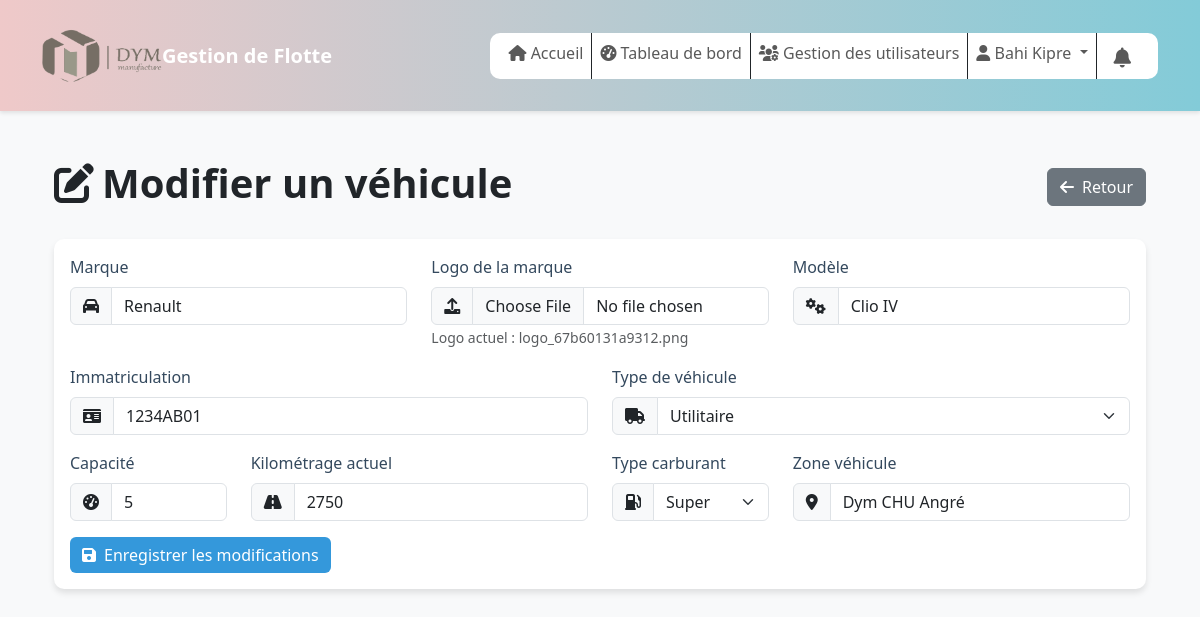
The page /modifier_vehicule.php?id=8 (signed in) on the database its author committed.
### tables this page shows
CREATE TABLE `vehicules` (
  `id_vehicule` bigint(20) UNSIGNED NOT NULL,
  `id_zone` bigint(20) UNSIGNED NOT NULL,
  `immatriculation` varchar(20) NOT NULL,
  `marque` varchar(50) NOT NULL,
  `modele` varchar(50) NOT NULL,
  `logo_marque_vehicule` varchar(255) NOT NULL,
  `annee_mise_en_service` int(11) DEFAULT NULL,
  `type_vehicule` enum('utilitaire','berline','camion','bus') NOT NULL,
  `capacite_passagers` int(11) NOT NULL,
  `capacite_charge_kg` decimal(10,2) DEFAULT NULL,
  `type_carburant` enum('Super','Gasoil') NOT NULL,
  `kilometrage_actuel` int(11) DEFAULT 0,
  `statut` enum('disponible','en_course','maintenance','hors_service') DEFAULT 'disponible',
  `date_acquisition` date DEFAULT NULL,
  `prix_acquisition` decimal(15,2) DEFAULT NULL,
  `note` text DEFAULT NULL,
  `created_at` timestamp NOT NULL DEFAULT current_timestamp(),
  `updated_at` timestamp NOT NULL DEFAULT current_timestamp()
);

CREATE TABLE `zone_vehicules` (
  `id` bigint(20) UNSIGNED NOT NULL,
  `nom_zone` varchar(255) NOT NULL,
  `description` text DEFAULT NULL,
  `created_at` timestamp NOT NULL DEFAULT current_timestamp(),
  `updated_at` timestamp NOT NULL DEFAULT current_timestamp()
);

### request/vehicules/modifier_vehicule.php (called while the page is built, shortened)
<?php
include_once("database" . DIRECTORY_SEPARATOR . "config.php");
$id_vehicule = $_GET['id'];
$query = "SELECT v.*, z.*
              FROM vehicules v
              LEFT JOIN zone_vehicules z ON v.id_zone = z.id
              WHERE v.id_vehicule = :id_vehicule";
$stmt = $pdo->prepare($query);
$stmt->execute([':id_vehicule' => $id_vehicule]);
$vehicule = $stmt->fetch(PDO::FETCH_ASSOC);
?>

### modifier_vehicule.php (the view, shortened to what this page needs)
<?php
include_once("request" . DIRECTORY_SEPARATOR . "vehicules" . DIRECTORY_SEPARATOR . "modifier_vehicule.php");
?>
<?php include_once("includes" . DIRECTORY_SEPARATOR . "header.php") ?>
<div class="container mt-4">
    <div class="row mb-4">
        <div class="col-12 d-flex justify-content-between align-items-center">
            <h1>
                <i class="fas fa-edit me-2"></i>Modifier un véhicule
            </h1>
            <a href="gestion_vehicules.php" class="btn btn-secondary">
                <i class="fas fa-arrow-left me-2"></i>Retour
            </a>
        </div>
    </div>
    <div class="card p-3">
        <form id="editVehicleForm" action="modifier_vehicule.php?id=<?= $id_vehicule ?>" method="POST"
            enctype="multipart/form-data">
            <div class="row">
                <div class="col-md-4">
                    <div class="mb-3">
                        <label for="marque" class="form-label">Marque</label>
                        <div class="input-group">
                            <span class="input-group-text">
                                <i class="fas fa-car"></i>
                            </span>
                            <input type="text" class="form-control" id="marque" name="marque"
                                value="<?= htmlspecialchars($vehicule['marque']) ?>" required>
                        </div>
                    </div>
                </div>
                <div class="col-md-4">
                    <div class="mb-3">
                        <label class="form-label">Logo de la marque</label>
                        <div class="input-group">
                            <span class="input-group-text">
                                <i class="fas fa-upload"></i>
                            </span>
                            <input type="file" name="logo_marque_vehicule" class="form-control" accept="image/*">
                        </div>
                        <?php if ($vehicule['logo_marque_vehicule']): ?>
                            <small class="text-muted">Logo actuel :
                                <?= htmlspecialchars($vehicule['logo_marque_vehicule']) ?></small>
                        <?php endif; ?>
                    </div>
                </div>
                <div class="col-md-4">
                    <div class="mb-3">
                        <label for="modele" class="form-label">Modèle</label>
                        <div class="input-group">
                            <span class="input-group-text">
                                <i class="fas fa-cogs"></i>
                            </span>
                            <input type="text" class="form-control" id="modele" name="modele"
                                value="<?= htmlspecialchars($vehicule['modele']) ?>" required>
                        </div>
                    </div>
                </div>
                <div class="col-md-6">
                    <div class="mb-3">
                        <label for="immatriculation" class="form-label">Immatriculation</label>
                        <div class="input-group">
                            <span class="input-group-text">
                                <i class="fas fa-id-card"></i>
                            </span>
                            <input type="text" class="form-control" id="immatriculation" name="immatriculation"
                                value="<?= htmlspecialchars($vehicule['immatriculation']) ?>" required>
                        </div>
                    </div>
                </div>
                <div class="col-md-6">
                    <div class="mb-3">
                        <label for="type_vehicule" class="form-label">Type de véhicule</label>
                        <div class="input-group">
                            <span class="input-group-text">
                                <i class="fas fa-truck"></i>
                            </span>
                            <select class="form-select" id="type_vehicule" name="type_vehicule" required>
                                <option value="utilitaire" <?= $vehicule['type_vehicule'] === 'utilitaire' ? 'selected' : '' ?>>Utilitaire</option>
                            </select>
                        </div>
                    </div>
                </div>
                <div class="col-md-2">
                    <div class="mb-3">
                        <label for="capacite_passagers" class="form-label">Capacité</label>
                        <div class="input-group">
                            <span class="input-group-text">
                                <i class="fas fa-tachometer-alt"></i>
                            </span>
                            <input type="number" class="form-control" id="capacite_passagers" name="capacite_passagers"
                                value="<?= htmlspecialchars($vehicule['capacite_passagers']) ?>" required>
                        </div>
                    </div>
                </div>
                <div class="col-md-4">
                    <div class="mb-3">
                        <label for="kilometrage_actuel" class="form-label">Kilométrage actuel</label>
                        <div class="input-group">
                            <span class="input-group-text">
                                <i class="fas fa-road"></i>
                            </span>
                            <input type="number" class="form-control" id="kilometrage_actuel" name="kilometrage_actuel"
                                value="<?= htmlspecialchars($vehicule['kilometrage_actuel']) ?>" required>
                        </div>
                    </div>
                </div>
                <div class="col-md-2">
                    <div class="mb-3">
                        <label for="type_carburant" class="form-label">Type carburant</label>
                        <div class="input-group">
                            <span class="input-group-text">
                                <i class="fas fa-gas-pump"></i>
                            </span>
                            <select class="form-select" id="type_carburant" name="type_carburant" required>
                                <option value="Super" <?= $vehicule['type_carburant'] === 'Super' ? 'selected' : '' ?>>
                                    Super</option>
                            </select>
                        </div>
                    </div>
                </div>
                <div class="col-md-4">
                    <div class="mb-3">
                        <label for="zone_vehicule" class="form-label">Zone véhicule</label>
                        <div class="input-group">
                            <span class="input-group-text">
                                <i class="fas fa-map-marker-alt"></i>
                            </span>
                            <input type="text" class="form-control" id="zone_vehicule" name="zone_vehicule"
                                value="<?= htmlspecialchars($vehicule['nom_zone']) ?>" required>
                        </div>
                    </div>
                </div>
            </div>
            <button type="submit" class="btn btn-primary">
                <i class="fas fa-save me-2"></i>Enregistrer les modifications
            </button>
        </form>
    </div>
</div>
<?php include_once("includes" . DIRECTORY_SEPARATOR . "footer.php") ?>

### assets/css/style.css (style rules this page uses)
body { background-color: #f8f9fa; font-family: 'Segoe UI', sans-serif; }
:root { --color-header: #766f67; --color-h1: #2c3e50; }
.form-label { font-weight: 500; color: #34495e; }
.btn-primary { background-color: #3498db; border: none; font-weight: 500; transition: background-color 0.3s ease; }
.card, #calendar { border: none; border-radius: 10px; box-shadow: 0 4px 6px rgba(0, 0, 0, 0.1); transition: .3s ease; }
h1 { font-weight: 700; }

### rows shown on the page
vehicules: marque "Renault", logo_marque_vehicule "logo_67b60131a9312.png", modele "Clio IV", immatriculation "1234AB01", type_vehicule "Utilitaire", capacite_passagers "5", kilometrage_actuel "2750", type_carburant "Super", zone_vehicule "Dym CHU Angré"

### other values the page prints
$_SESSION['nom'] . ' ' . $_SESSION['prenom'] "Bahi Kipre"
